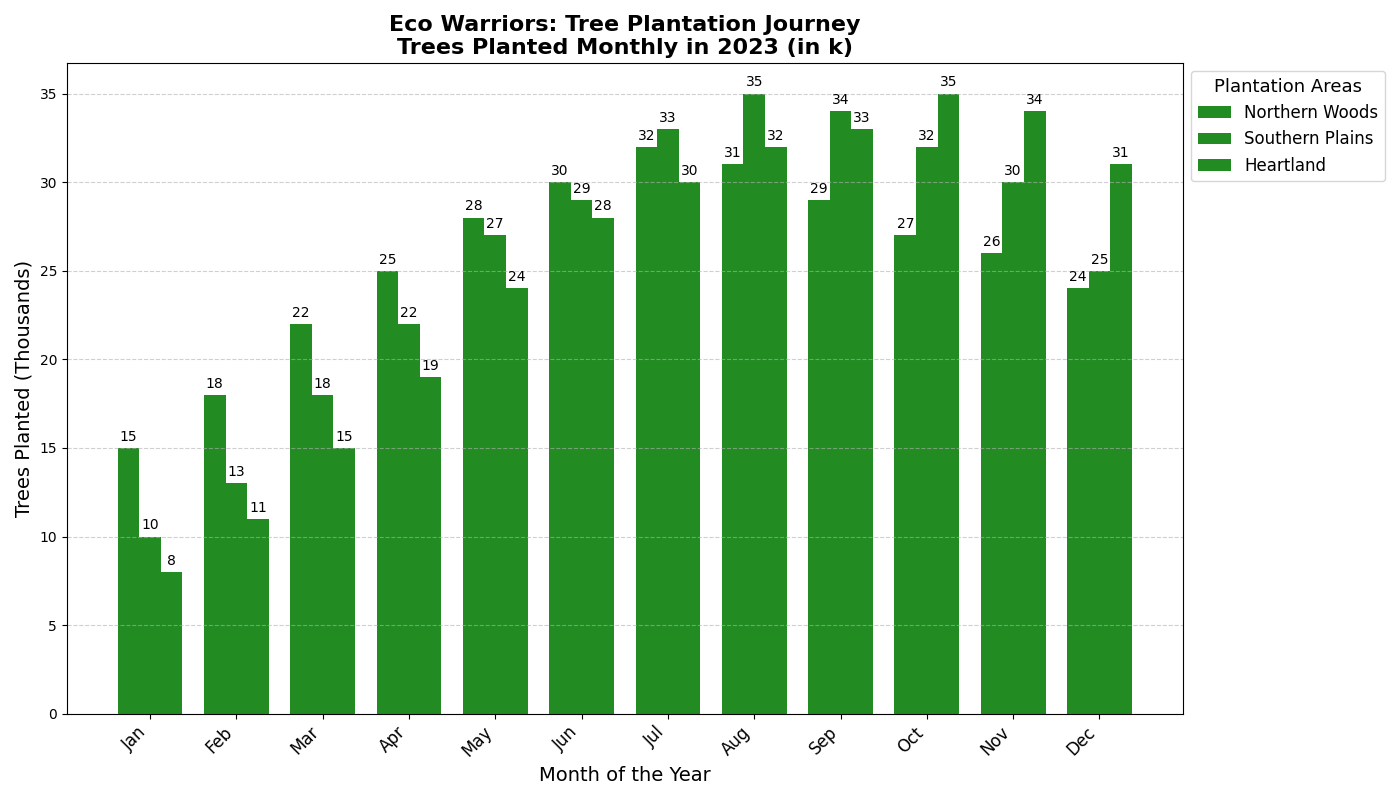

The Python source for this figure:
import matplotlib.pyplot as plt
import numpy as np

# Defining the locations and months
locations = ['Northern Woods', 'Southern Plains', 'Heartland']
months = np.array(['Jan', 'Feb', 'Mar', 'Apr', 'May', 'Jun', 'Jul', 'Aug', 'Sep', 'Oct', 'Nov', 'Dec'])

# Number of trees planted (in thousands)
north_trees = [15, 18, 22, 25, 28, 30, 32, 31, 29, 27, 26, 24]
south_trees = [10, 13, 18, 22, 27, 29, 33, 35, 34, 32, 30, 25]
central_trees = [8, 11, 15, 19, 24, 28, 30, 32, 33, 35, 34, 31]

# Define the positions of the bars on the x-axis
x = np.arange(len(months))
width = 0.25

# Initialize the plot
fig, ax = plt.subplots(figsize=(14, 8))

# Plotting each region's tree planting figures with a single color
bars1 = ax.bar(x - width, north_trees, width, label='Northern Woods', color='forestgreen')
bars2 = ax.bar(x, south_trees, width, label='Southern Plains', color='forestgreen')
bars3 = ax.bar(x + width, central_trees, width, label='Heartland', color='forestgreen')

# Adding titles and labels
ax.set_title('Eco Warriors: Tree Plantation Journey\nTrees Planted Monthly in 2023 (in k)', fontsize=16, fontweight='bold')
ax.set_xlabel('Month of the Year', fontsize=14)
ax.set_ylabel('Trees Planted (Thousands)', fontsize=14)

# Set the x-ticks and labels
ax.set_xticks(x)
ax.set_xticklabels(months, fontsize=12, rotation=45, ha='right')

# Annotate the bars with their respective values
def annotate_bars(bars):
    for bar in bars:
        height = bar.get_height()
        ax.annotate(f'{height}', xy=(bar.get_x() + bar.get_width()/2, height), 
                    xytext=(0, 3), textcoords="offset points", ha='center', va='bottom', fontsize=10, color='black')

annotate_bars(bars1)
annotate_bars(bars2)
annotate_bars(bars3)

# Adding gridlines for better readability
ax.yaxis.grid(True, linestyle='--', alpha=0.6)

# Adding a displaced legend
ax.legend(title='Plantation Areas', title_fontsize='13', fontsize='12', loc='upper left', bbox_to_anchor=(1, 1))

# Automatically adjust layout to prevent overlap
plt.tight_layout()

# Display the plot
plt.show()
